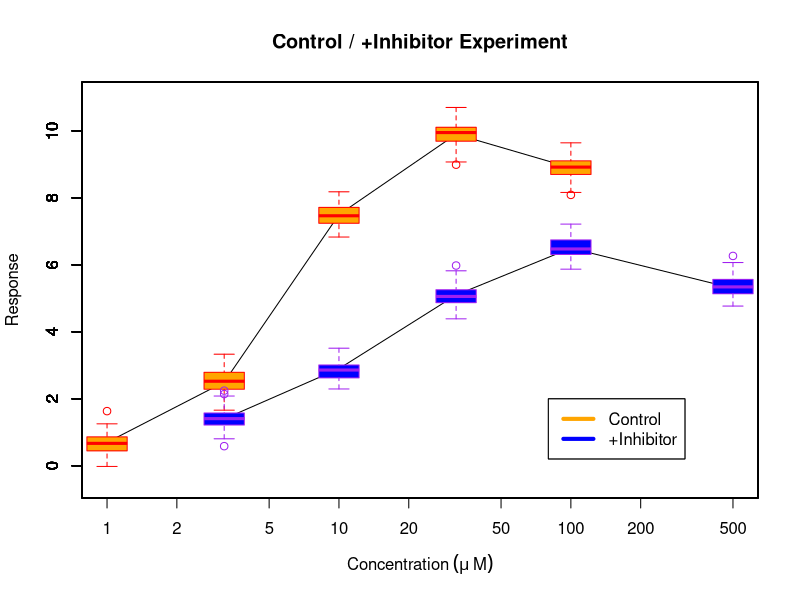
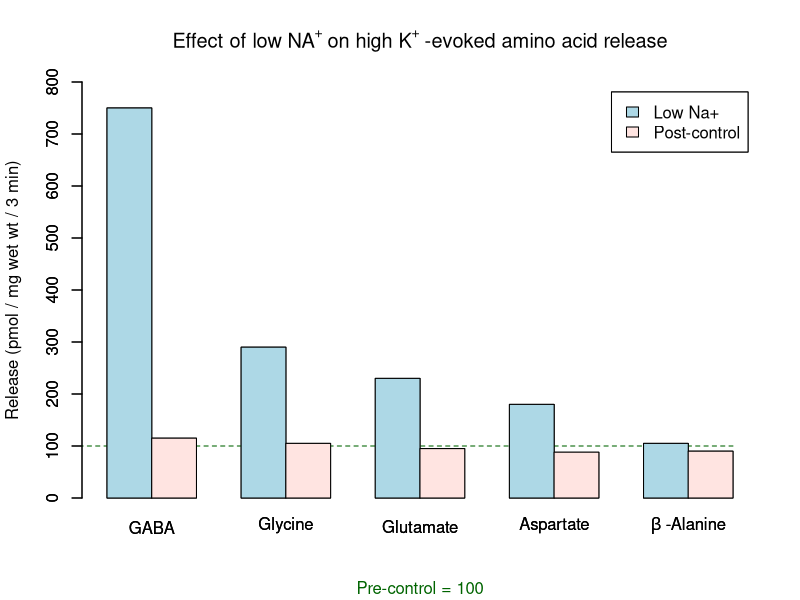

Recreate these plots in R, in order.
# 3A

# Reconstruct the data

concentration = c(1, 3.2, 10, 32, 100, 500)
controlresp = c(.7, 2.5, 7.5, 9.9, 8.9, NA)
inhibitresp = c(NA, 1.4, 2.9, 5.1, 6.5, 5.3)

legend.text = c("Control", "+Inhibitor")

# Control

plot (concentration, controlresp,
  xlab = expression("Concentration"~(mu~"M")),
  ylab = "Response",
  xlim = c(1, 500),
  ylim = c(-0.5, 11),
  log = "x",
  type = "l",
  main = "Control / +Inhibitor Experiment"
)

legend (80, 2, legend.text, 
  lty = 1,
  lwd = 8,
  col = c("red", "purple")
)
legend (80, 2, legend.text,
  lty = 1,
  lwd = 4,
  col = c("orange", "blue")
)

for (i in 1:(length(concentration)-1))
  boxplot (rnorm(100, controlresp[i], .3), 
    col =  "orange",
    border = "red",
    at = concentration[i],
    add = TRUE)

# Inhibitor

lines (concentration, inhibitresp)

for (i in 2:length(concentration))
  boxplot (rnorm(100, inhibitresp[i], .3), 
    col =  "blue",
    border = "purple",
    at = concentration[i],
    add = TRUE)



# 3B

# Reconstruct the data

colnames = c("GABA", "Glycine", "Glutamate", "Aspartate", "Alanine")
releaselow = c(750, 290, 230, 180, 105)
releasepost = c(115, 105, 95, 88, 90)

acid = data.frame(rbind(releaselow, releasepost), 
  row.names = c("Low Na+", "Post-control")
)
names(acid) = colnames

# Create barchart

barplot(as.matrix(acid), 
  beside = TRUE, 
  col = c("lightblue", "mistyrose"), 
  ylim = c(0, 800),
  yaxp = c(0, 800, 8),
  ylab = "Release (pmol / mg wet wt / 3 min)",
  legend = rownames(acid),
  names.arg = c(colnames[1:4], expression(beta~"-Alanine"))
) 

title(main = expression("Effect of low NA"^"+" ~ "on high K"^"+" ~ "-evoked amino acid release"), 
  font.main = 4,
  sub = "Pre-control = 100",
  col.sub = "darkgreen"
)

lines(c(0, 15), c(100, 100), 
  col = "darkgreen",
  lty = 2
)

# overplot barchart so it appears above the line

barplot(as.matrix(acid), 
  beside = TRUE, 
  add = TRUE,
  col = c("lightblue", "mistyrose"), 
  ylim = c(0, 800),
  yaxp = c(0, 800, 8),
  ylab = "Release (pmol / mg wet wt / 3 min)",
  legend = rownames(acid),
  names.arg = c(colnames[1:4], expression(beta~"-Alanine"))
) 
